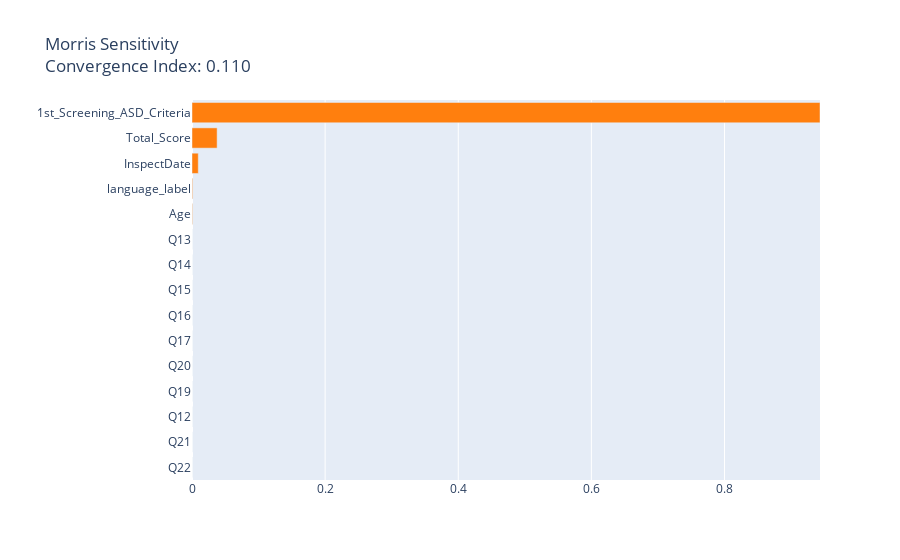

Notebook code cell kept with this figure:
### Markdown cell above
<h2>4. Visualization</h2>

### Code cell
# SHAP 결과
interpret_model(tuned_xgboost, plot = 'summary')
interpret_model(tuned_xgboost, plot = 'msa')

### Figure 1 — Plotly figure (JSON) as saved in the notebook; plotly's stock layout.template omitted (floating-point values rounded to 4 significant figures)
{"data": [{"marker": {"color": ["#1f77b4", "#1f77b4", "#1f77b4", "#1f77b4", "#1f77b4", "#1f77b4", "#1f77b4", "#1f77b4", "#1f77b4", "#1f77b4", "#ff7f0e", "#ff7f0e", "#ff7f0e", "#ff7f0e", "#ff7f0e"]}, "orientation": "h", "type": "bar", "x": [0, 0, 0, 0, 0, 0, 0, 0, 0, 0, 0.0007041, 0.0009321, 0.009411, 0.03774, 0.9434], "y": ["Q22", "Q21", "Q12", "Q19", "Q20", "Q17", "Q16", "Q15", "Q14", "Q13", "Age", "language_label", "InspectDate", "Total_Score", "1st_Screening_ASD_Criteria"]}], "layout": {"title": {"text": "Morris Sensitivity<br>Convergence Index: 0.110"}, "xaxis": {"range": [0, 0.9434], "title": {"text": ""}}, "yaxis": {"automargin": true, "dtick": 1, "title": {"text": ""}}}}
